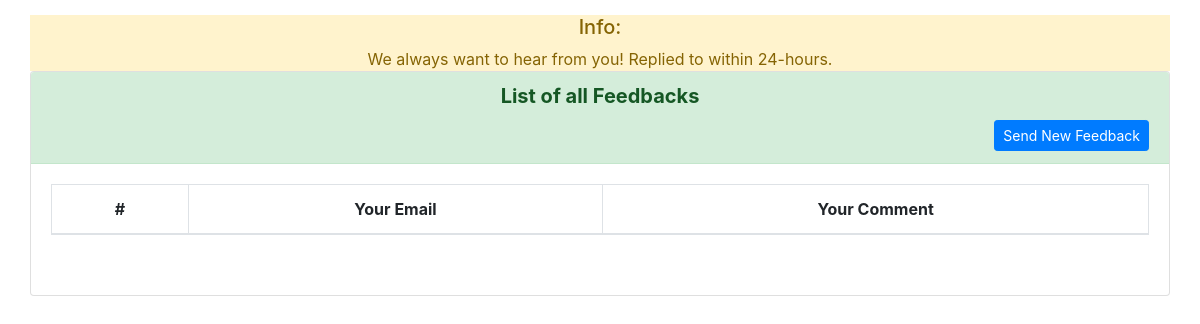
Before: /feedback.php (signed in) with the older database file.
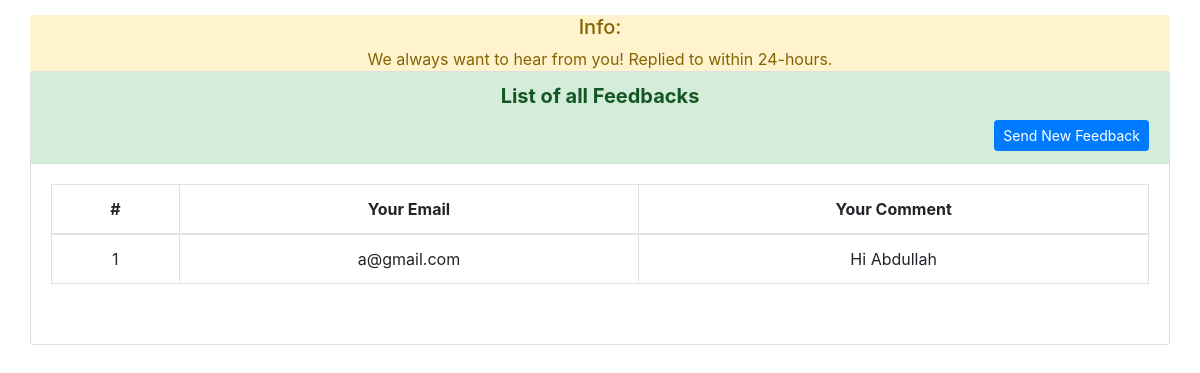
After: the same page with the newer database file.
### tables this page shows
CREATE TABLE `feedback` (
  `id` int(11) NOT NULL,
  `user_email` text NOT NULL,
  `feedback` text NOT NULL
);

### feedback.php (the view, shortened to what this page needs)
<?php
include 'header.php';
include 'dbcon.php';
?>
<section class="content">
    <div class="container-fluid">
        <div class="row">
            <div class="col-12">
                <div class="callout callout-info  alert-warning">
                    <h5><i class="fas fa-info"></i> Info:</h5>
                    We always want to hear from you!
                    Replied to within 24-hours.
                </div>
                <div class="card">
                    <div class="card-header alert-success">
                        <h5 class="card-title"><b>List of all Feedbacks</b></h5>
                        <div class='float-right'>
                            <button type="button" class="btn btn-primary btn-sm" data-toggle="modal" data-target="#add">
                                Send New Feedback
                            </button>
                        </div>
                    </div>
                    <div class="card-body">
                        <table class="table table-bordered" id='example1'>
                            <thead>
                                <tr>
                                    <th>#</th>
                                    <th>Your Email</th>
                                    <th>Your Comment</th>
                                </tr>
                            </thead>
                            <tbody>
                                <?php
                                $sn = 0;
                                $email = $_SESSION['email'];
                                $query1 = "SELECT * FROM feedback WHERE user_email='$email'";
                                $result1 = mysqli_query($con, $query1);
                                while ($row = $result1->fetch_assoc()) {
                                    $sn++;
                                    echo "<tr>
                                    <td>$sn</td>
                                    <td>" . $row['user_email'] . "</td>
                                    <td>" . ($row['feedback'] == NULL ? '-- No Response Yet --' : $row['feedback']) . "</td>
                                    </tr>";
                                } ?>
                            </tbody>
                        </table>
                    </div>
                    <br />
                </div>
            </div>
        </div>
    </div>
</section>

Changed rows visible on the page:
added feedback: user_email "a@gmail.com", feedback "Hi Abdullah"
